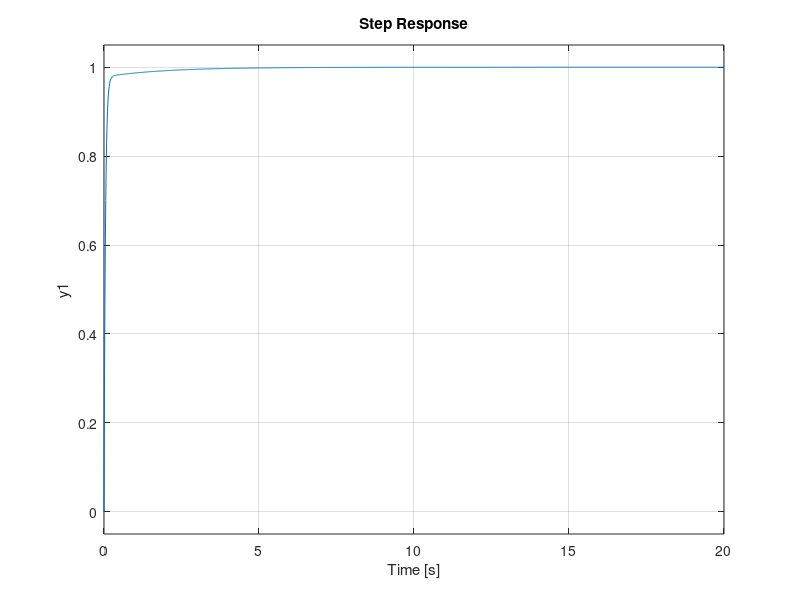

Source code (MATLAB): (Note: this script raises an error after producing the figure.)
%% En nombre de ALLAH, 

%% NIA=787246
A=7; B=8; C=7; D=2; E=4; F=6;

%% Caso 1
I=3.1276;
numGs_1=[A ((A*B)/15)];
denGs_1=[1 C/7];
Gs_1= tf(numGs_1, denGs_1);

numRs_1=[I];
denRs_1=[1 0];
Rs_1=tf(numRs_1, denRs_1);

Xs_1=tf([1],[1 0]);
Es_1=(1/(1+Gs_1*Rs_1))*Xs_1;

FT_BA_1=Rs_1*Gs_1;
FT_BC_1=feedback(FT_BA_1, 1); 

step(FT_BC_1);

syms s
Es_1_s=getSymb_Gs(Es_1);
ess_1=vpa(limit(s*Es_1_s, s, 0), 4);

%% Discretizado
Ts_1=0.045;

Gz_1=c2d(Gs_1, Ts_1);
numGz_1=cell2mat(Gz_1.Numerator);
denGz_1=cell2mat(Gz_1.Denominator);

Rz_1=c2d(Rs_1, Ts_1);
numRz_1=cell2mat(Rz_1.Numerator);
denRz_1=cell2mat(Rz_1.Denominator);

FTz_BA_1=Rz_1*Gz_1;
FTz_BC_1=feedback(FTz_BA_1, 1); 

%% Caso 2
numGs_2=[F*E];
denGs_2=[1 E/75 0];
Gs_2= tf(numGs_2, denGs_2);

% PID
P_2=0.03438;
I_2=0.001124;
D_2=0.2335;
N_2=640.7782;

% Controller
numRs_2=[P_2+D_2*N_2 I_2+N_2*P_2 N_2*I_2];
denRs_2=[1 N_2 0];
Rs_2=tf(numRs_2, denRs_2);

FT_BA_2=Rs_2*Gs_2;
FT_BC_2=feedback(FT_BA_2, 1); 

step(FT_BC_2);

Xs_2=tf([1],[1 0 0]);
Es_2=(1/(1+Gs_2*Rs_2))*Xs_2;

syms s
Es_2_s=getSymb_Gs(Es_2);
ess_2=vpa(limit(s*Es_2_s, s, 0), 4);

%% Discretizado
Ts_2=0.01105;

Gz_2=c2d(Gs_2, Ts_2);
numGz_2=cell2mat(Gz_2.Numerator);
denGz_2=cell2mat(Gz_2.Denominator);

Rz_2=c2d(Rs_2, Ts_2);
numRz_2=cell2mat(Rz_2.Numerator);
denRz_2=cell2mat(Rz_2.Denominator);

FTz_BA_2=Rz_2*Gz_2;
FTz_BC_2=feedback(FTz_BA_2, 1); 

Xz_2=tf([Ts_2 0],[1 -2 1], Ts_2);
Ez_2=(1/(1+Gz_2*Rz_2))*Xz_2;

syms z
Ez_2_z=getSymb_Gz(Ez_2);
ezz_2=vpa(limit(((z-1)/z)*Ez_2_z, z, 1), 4);

%% Caso 3
numGs_3=[C*E];
denGs_3=[1 (C/5 + E/6) (C*E)/30];
Gs_3= tf(numGs_3, denGs_3);

% PID
P_3=1.00072465125397;
I_3=0.40011192003804;
D_3=0.515379643740182;
N_3=1650.29310619726;

% Controller
numRs_3=[P_3+D_3*N_3 I_3+N_3*P_3 N_3*I_3];
denRs_3=[1 N_3 0];
Rs_3=tf(numRs_3, denRs_3);

FT_BA_3=Rs_3*Gs_3;
FT_BC_3=feedback(FT_BA_3, 1); 

step(FT_BC_3);

Xs_3=tf([1],[1 0]);
Es_3=(1/(1+Gs_3*Rs_3))*Xs_3;

%% Discretizado
Ts_3=0.00429;

Gz_3=c2d(Gs_3, Ts_3);
numGz_3=cell2mat(Gz_3.Numerator);
denGz_3=cell2mat(Gz_3.Denominator);

Rz_3=c2d(Rs_3, Ts_3);
numRz_3=cell2mat(Rz_3.Numerator);
denRz_3=cell2mat(Rz_3.Denominator);

FTz_BA_3=Rz_3*Gz_3;
FTz_BC_3=feedback(FTz_BA_3, 1);

%% © NAOUFAL EL RHAZZALI 